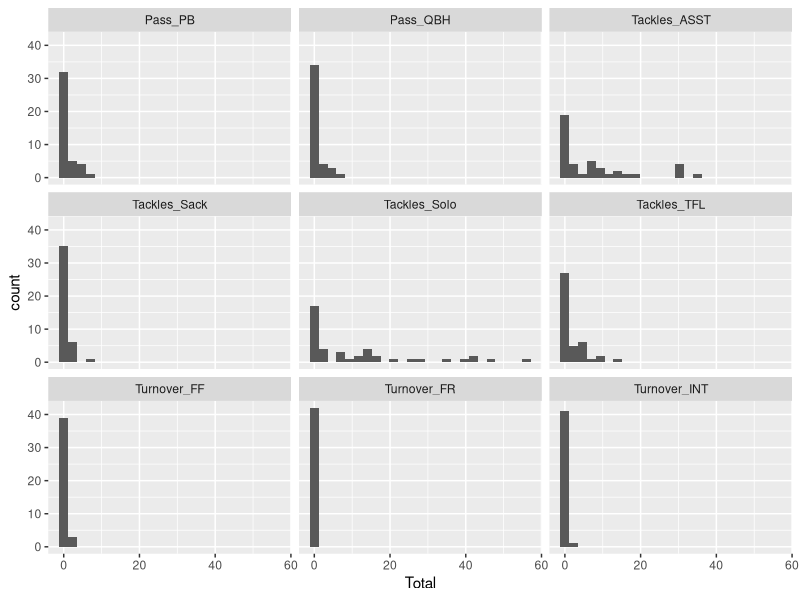
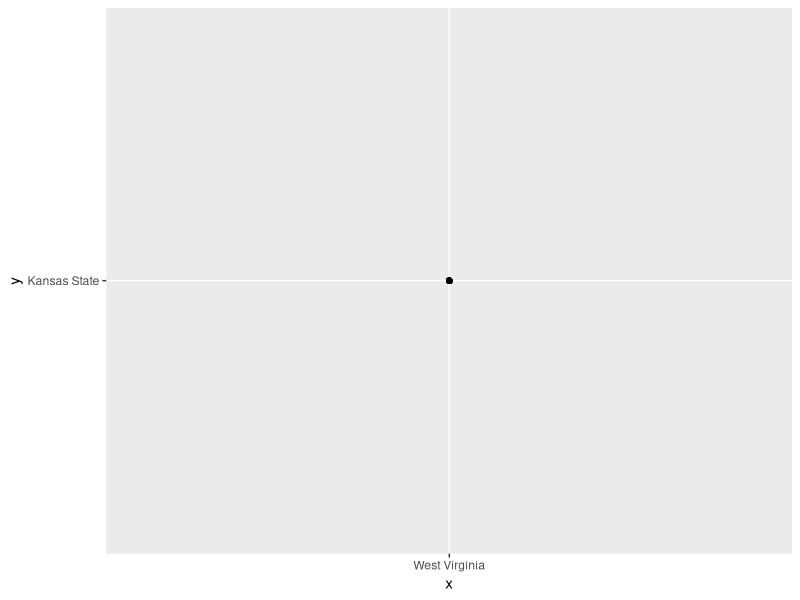

Write R code to recreate these figures, in order.
## ---- chunk 1
knitr::opts_chunk$set(echo = TRUE)
## ---- chunk 2
library(readxl)
defense <- read_excel('cyclonesFootball2018.xlsx', sheet='Defensive')
offense <- read_excel('cyclonesFootball2018.xlsx', sheet='Offensive')
bio <- read_excel('cyclonesFootball2018.xlsx', sheet='Biography')
library(tidyr)
library(dplyr)
library(ggplot2)
## ---- chunk 3
offClean = offense %>%
  mutate(Name = as.factor(Name)) %>%
  mutate(Opponent_Opponent = as.factor(Opponent_Opponent))
defClean = defense %>%
  mutate(Name = as.factor(Name)) %>%
  mutate(Opponent_Opponent = as.factor(Opponent_Opponent))
bioClean = bio %>%
  mutate(Name = as.factor(Name))
defClean = mutate_at(defClean, names(defClean[,3:length(defClean)]), as.numeric)
offClean = mutate_at(offClean, names(offClean[,3:length(offClean)]), as.numeric)
bioClean = mutate_at(bioClean, "Weight", as.numeric)
bioClean = bioClean %>% separate("Height", sep = "-", into = c("Feet", "inches")) %>% mutate_at(c("Feet", "inches"), as.numeric) %>% mutate(Height = Feet*12 + inches) %>% select(-Feet,-inches)
str(defClean)
str(offClean)
str(bioClean)
## ---- chunk 4
defClean = defClean %>%
  gather(key = Statistic, value = Total, 3:11)
defenseGroup =  defClean %>% group_by(Name, Statistic) %>% summarize(Total = sum(Total))
defenseGroup %>% 
  ggplot(aes(Total)) + geom_histogram(bins = 25) + facet_wrap(~Statistic)
## ---- chunk 5
defClean %>%
  filter(Statistic == "Tackles_Solo" & Opponent_Opponent == c("West Virginia","Kansas State")) %>%
  spread(key = Opponent_Opponent, value = Total) %>%
  ggplot(aes(x = "West Virginia", y = "Kansas State")) + geom_point()
